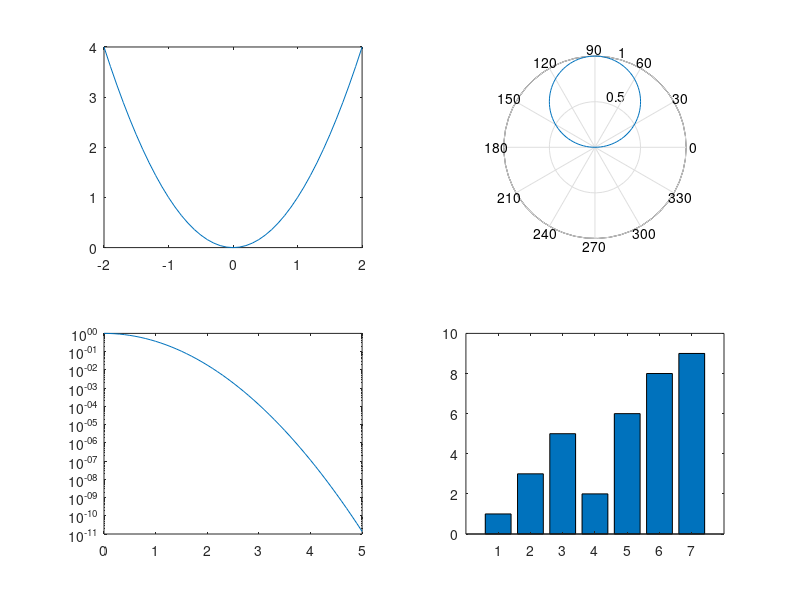

Reproduce this figure in MATLAB.
subplot(2,2,1)
t=[-2:0.1:2] ; 
y=t.^2; 
plot(t,y)
subplot(2,2,2)
theta=[0:pi/100:pi]; 
r=sin(theta); 
polar(theta,r)
subplot(2,2,3)
x=[0:0.1:5]; 
y=exp(-x.^2); 
semilogy(x,y)
subplot(2,2,4)
x=1:7 ; 
y=[1,3,5,2,6,8,9] ; 
bar(x,y)
